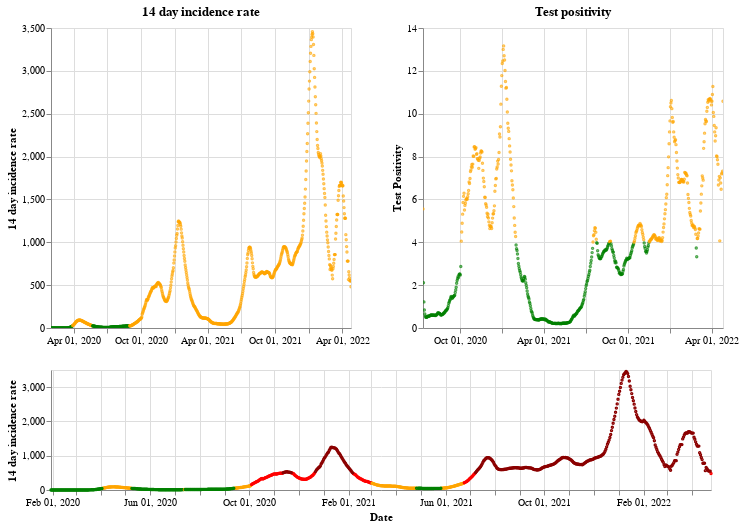

Here is the notebook cell this chart was saved with:
### Markdown cell above
## England

### Code cell
plot_traffic_light('England')

### Figure 1 — Vega-Lite specification as saved in the notebook (floating-point values rounded to 4 significant figures; data arrays with more than 128 entries replaced by an {"elided": "..."} marker saying what was removed)
{"config": {"view": {"continuousWidth": 400, "continuousHeight": 300}}, "vconcat": [{"hconcat": [{"mark": {"type": "point", "size": 2}, "encoding": {"color": {"condition": {"value": "green", "test": "(datum.twoWeeklyCasesRate <= 25)"}, "value": "orange"}, "tooltip": [{"type": "nominal", "field": "areaName"}, {"type": "temporal", "field": "date"}, {"type": "quantitative", "field": "twoWeeklyCasesRate"}, {"type": "quantitative", "field": "testPositivity"}], "x": {"type": "temporal", "axis": {"title": ""}, "field": "date", "scale": {"domain": {"selection": "DateBrush"}}, "timeUnit": "yearmonthdate"}, "y": {"type": "quantitative", "axis": {"title": "14 day incidence rate"}, "field": "twoWeeklyCasesRate"}}, "title": "14 day incidence rate", "width": 300}, {"mark": {"type": "point", "size": 2}, "encoding": {"color": {"condition": {"value": "green", "test": "(datum.testPositivity <= 4)"}, "value": "orange"}, "tooltip": [{"type": "nominal", "field": "areaName"}, {"type": "temporal", "field": "date"}, {"type": "quantitative", "field": "twoWeeklyCasesRate"}, {"type": "quantitative", "field": "testPositivity"}], "x": {"type": "temporal", "axis": {"title": ""}, "field": "date", "scale": {"domain": {"selection": "DateBrush"}}, "timeUnit": "yearmonthdate"}, "y": {"type": "quantitative", "axis": {"title": "Test Positivity"}, "field": "testPositivity"}}, "title": "Test positivity", "width": 300}]}, {"layer": [{"mark": {"type": "point", "size": 2}, "encoding": {"color": {"condition": {"value": "orange", "test": "(((datum.testPositivity < 4) && (datum.twoWeeklyCasesRate >= 50)) && (datum.twoWeeklyCasesRate < 200))"}, "value": "red"}, "opacity": {"condition": {"value": 1, "test": "((datum.twoWeeklyCasesRate >= 50) && (datum.twoWeeklyCasesRate < 500))"}, "value": 0}, "tooltip": [{"type": "nominal", "field": "areaName"}, {"type": "temporal", "field": "date"}, {"type": "quantitative", "field": "twoWeeklyCasesRate"}, {"type": "quantitative", "field": "testPositivity"}], "x": {"type": "temporal", "axis": {"title": "Date"}, "field": "date", "timeUnit": "yearmonthdate"}, "y": {"type": "quantitative", "axis": {"title": "14 day incidence rate"}, "field": "twoWeeklyCasesRate"}}, "selection": {"DateBrush": {"type": "interval", "encodings": ["x"], "fields": ["Time"]}}}, {"mark": {"type": "point", "size": 2}, "encoding": {"color": {"value": "darkred"}, "opacity": {"condition": {"value": 1, "test": "(datum.twoWeeklyCasesRate >= 500)"}, "value": 0}, "tooltip": [{"type": "nominal", "field": "areaName"}, {"type": "temporal", "field": "date"}, {"type": "quantitative", "field": "twoWeeklyCasesRate"}, {"type": "quantitative", "field": "testPositivity"}], "x": {"type": "temporal", "axis": {"title": "Date"}, "field": "date", "timeUnit": "yearmonthdate"}, "y": {"type": "quantitative", "axis": {"title": "14 day incidence rate"}, "field": "twoWeeklyCasesRate"}}}, {"mark": {"type": "point", "size": 2}, "encoding": {"color": {"condition": {"value": "green", "test": "((datum.testPositivity < 4) && (datum.twoWeeklyCasesRate < 50))"}, "value": "orange"}, "opacity": {"condition": {"value": 1, "test": "(datum.twoWeeklyCasesRate < 50)"}, "value": 0}, "tooltip": [{"type": "nominal", "field": "areaName"}, {"type": "temporal", "field": "date"}, {"type": "quantitative", "field": "twoWeeklyCasesRate"}, {"type": "quantitative", "field": "testPositivity"}], "x": {"type": "temporal", "axis": {"title": "Date"}, "field": "date", "timeUnit": "yearmonthdate"}, "y": {"type": "quantitative", "axis": {"title": "14 day incidence rate"}, "field": "twoWeeklyCasesRate"}}}], "height": 120, "width": 660}], "data": {"name": "data-34b26a92d73ece5739ca19c3d1c39df7"}, "$schema": "https://vega.github.io/schema/vega-lite/v4.8.1.json", "datasets": {"data-34b26a92d73ece5739ca19c3d1c39df7": {"elided": "817 records"}}}
